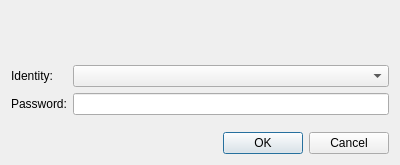
<?xml version="1.0" encoding="UTF-8"?>
<ui version="4.0">
 <class>polkitdialog</class>
 <widget class="QDialog" name="polkitdialog">
  <property name="geometry">
   <rect>
    <x>0</x>
    <y>0</y>
    <width>400</width>
    <height>165</height>
   </rect>
  </property>
  <property name="windowTitle">
   <string>Authentication</string>
  </property>
  <property name="windowIcon">
   <iconset theme="dialog-password"/>
  </property>
  <layout class="QGridLayout" name="gridLayout">
   <item row="1" column="0">
    <widget class="QLabel" name="identitylabel">
     <property name="text">
      <string>Identity:</string>
     </property>
    </widget>
   </item>
   <item row="1" column="1">
    <widget class="QComboBox" name="identitycbox"/>
   </item>
   <item row="2" column="0">
    <widget class="QLabel" name="passwordlabel">
     <property name="text">
      <string>Password:</string>
     </property>
    </widget>
   </item>
   <item row="2" column="1">
    <widget class="QLineEdit" name="passwordtbox"/>
   </item>
   <item row="4" column="0" colspan="2">
    <widget class="QDialogButtonBox" name="buttonBox">
     <property name="orientation">
      <enum>Qt::Horizontal</enum>
     </property>
     <property name="standardButtons">
      <set>QDialogButtonBox::Cancel|QDialogButtonBox::Ok</set>
     </property>
    </widget>
   </item>
   <item row="0" column="1">
    <widget class="QLabel" name="messagelabel">
     <property name="text">
      <string/>
     </property>
    </widget>
   </item>
   <item row="0" column="0">
    <widget class="QLabel" name="iconlabel">
     <property name="minimumSize">
      <size>
       <width>48</width>
       <height>48</height>
      </size>
     </property>
     <property name="text">
      <string/>
     </property>
    </widget>
   </item>
   <item row="3" column="0">
    <spacer name="verticalSpacer">
     <property name="orientation">
      <enum>Qt::Vertical</enum>
     </property>
     <property name="sizeHint" stdset="0">
      <size>
       <width>20</width>
       <height>40</height>
      </size>
     </property>
    </spacer>
   </item>
  </layout>
 </widget>
 <resources/>
 <connections>
  <connection>
   <sender>buttonBox</sender>
   <signal>accepted()</signal>
   <receiver>polkitdialog</receiver>
   <slot>accept()</slot>
   <hints>
    <hint type="sourcelabel">
     <x>248</x>
     <y>254</y>
    </hint>
    <hint type="destinationlabel">
     <x>157</x>
     <y>274</y>
    </hint>
   </hints>
  </connection>
  <connection>
   <sender>buttonBox</sender>
   <signal>rejected()</signal>
   <receiver>polkitdialog</receiver>
   <slot>reject()</slot>
   <hints>
    <hint type="sourcelabel">
     <x>316</x>
     <y>260</y>
    </hint>
    <hint type="destinationlabel">
     <x>286</x>
     <y>274</y>
    </hint>
   </hints>
  </connection>
 </connections>
</ui>
